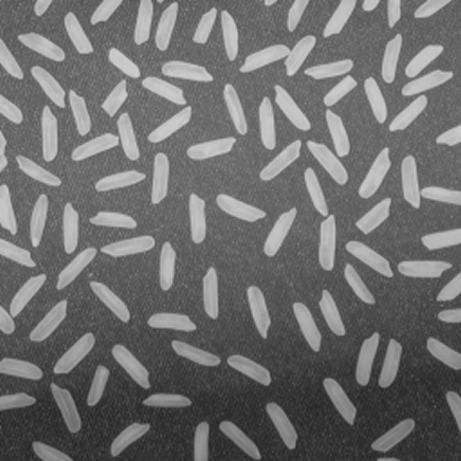
#> input picture rice.png, 461 x 461 px
$ python basic.py
#> lines starting #> are read from the running program, lines starting #| are printed output that depends on the picture; after the words box and inside, x2 and y2 are one past the last pixel; in counts of white or black regions, pixels touching at a corner belong together
import cv2 as cv
import numpy as np
from matplotlib import pyplot as plt

def count_rice_basic(image_path):
#> called with image_path = 'rice.png'
    img = cv.imread(image_path, 0)
#> img is the input picture: shape (461, 461); min 34, max 211, mean 110.8

    if img is None:
        print("Could not open or find the image")
        return

    scale = 600 / img.shape[1]
#> scale = 1.3
    dim = (600, int(img.shape[0] * scale))
#> dim = (600, 600)
    img_resized = cv.resize(img, dim)

    blur = cv.GaussianBlur(img_resized, (5, 5), 0)

    val, thresh = cv.threshold(blur, 0, 255, cv.THRESH_BINARY + cv.THRESH_OTSU)
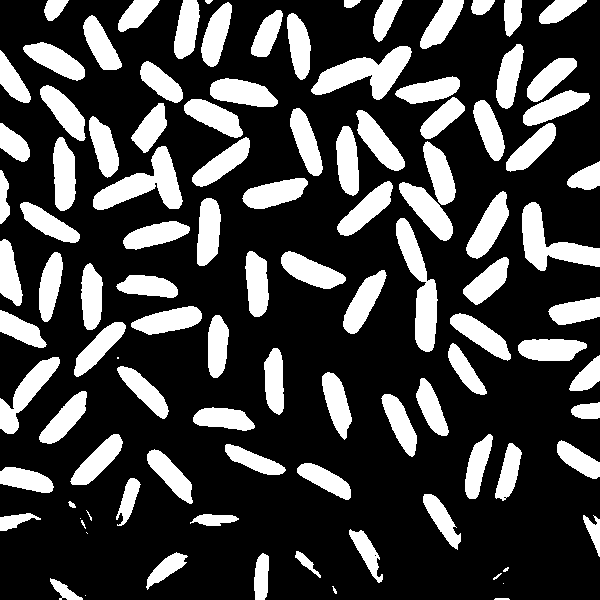
#> thresh: shape (600, 600); 26.4% white; 105 white regions (9 under 20 px), largest, box (x1, y1, x2, y2) and area: (311, 46, 412, 100) 2485, (93, 146, 183, 210) 2453, (396, 218, 438, 352) 2378
#> val = 129

    kernel = np.ones((3,3), np.uint8)
    opening = cv.morphologyEx(thresh, cv.MORPH_OPEN, kernel, iterations=2)
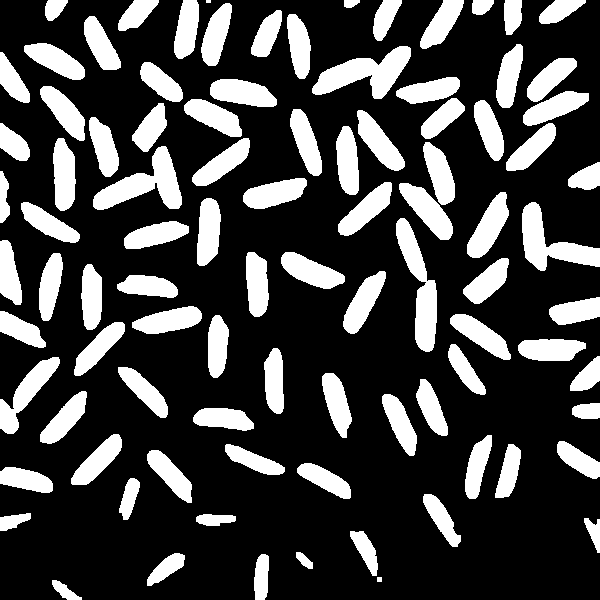
#> opening: shape (600, 600); 26.1% white; 94 white regions (1 under 20 px)

    contours, hierarchy = cv.findContours(opening, cv.RETR_EXTERNAL, cv.CHAIN_APPROX_SIMPLE)
#> contours = 94 contours, 2 with area under 20; largest, box (x1, y1, x2, y2) and area: (312, 46, 411, 99) 2347, (93, 146, 182, 210) 2310, (396, 218, 437, 352) 2225, (522, 202, 600, 271) 2106, (0, 357, 60, 434) 1482
    count = len(contours)
#> count = 94

    result_img = cv.cvtColor(img_resized, cv.COLOR_GRAY2BGR)
    cv.drawContours(result_img, contours, -1, (0, 255, 0), 2)
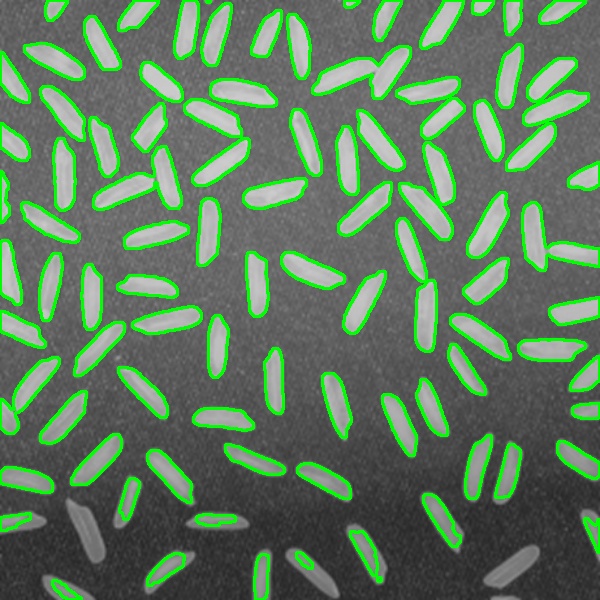
#> result_img: shape (600, 600, 3); mean B, G, R 94, 124.5, 94

    titles = ['Original Image', 'Blurred Image', 'Thresholded Image', 'Morphological Opening', 'Detected Grains']
    images = [img_resized, blur, thresh, opening, result_img]

    plt.figure(figsize=(15, 10))
    for i in range(5):
        plt.subplot(2, 3, i + 1)
        if i == 4:
            plt.imshow(cv.cvtColor(images[i], cv.COLOR_BGR2RGB))
        else:
            plt.imshow(images[i], 'gray')
        plt.title(titles[i])
        plt.axis('off')

    plt.suptitle(f"Total Rice Grains Counted: {count}")
    plt.show()
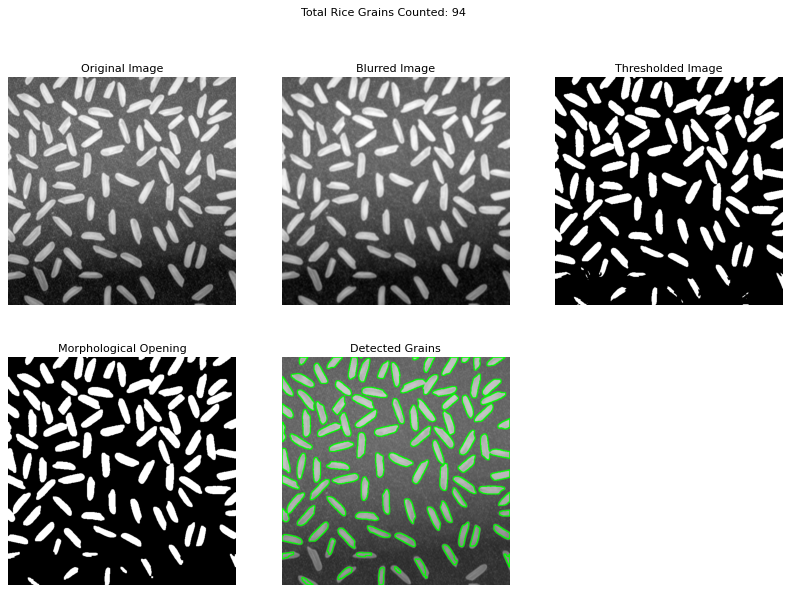
#> figure drawn by matplotlib, 5 panels

count_rice_basic('rice.png')
